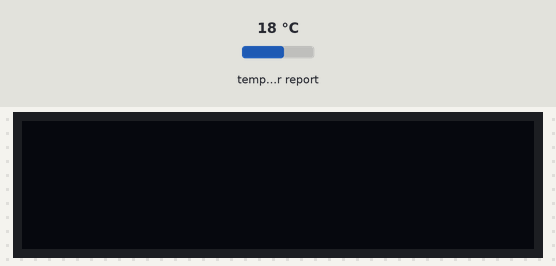
Recording of a program running on a simulated ESP32 board running MicroPython. On the bench: 128×32 one-colour display. The inputs (shaded band) are chosen by the test bench; at power-on: temperature in the web weather report 18 °C. WiFi joins after 1.5 s; requests to the public web service named in the program get a made-up reply in its usual format after 0.4 s (London, UTC, broken clouds, 64 % humidity, 1013 hPa unless stated); what the program prints to the serial console is not drawn.

Above: at 1.2 s.
1.3 s: temperature in the web weather report set to -14 °C
At 2.23 s:
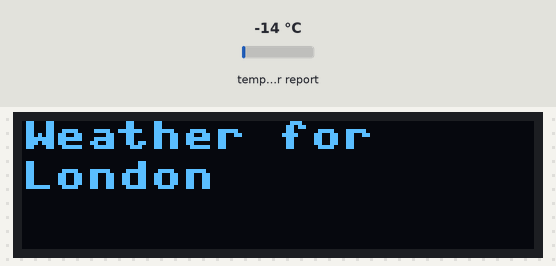
At 3.8 s:
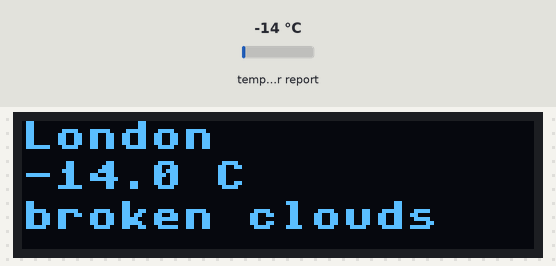
Timing chart, 0 to 5.3 s (numbered marks = the images above; inputs shaded):
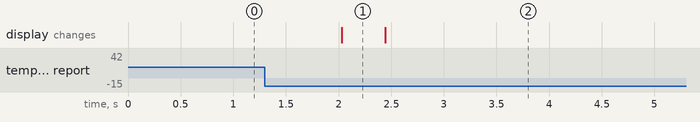

Measured:
- what the display in image 1 shows lasts 0.4 s, from 2.0 s to 2.4 s

The program:

lab4_check3.py
```python
from machine import I2C, Pin
import ssd1306
import network
import utime
try:
    import urequests as requests
except ImportError:
    import requests

WIFI_SSID = "Columbia University"
WIFI_PASSWORD = ""
OWM_API_KEY = ""

i2c = I2C(0, sda=Pin(22), scl=Pin(20), freq=400000)
oled = ssd1306.SSD1306_I2C(128, 32, i2c)

def show(*lines):
    oled.fill(0)
    for i, line in enumerate(lines):
        oled.text(line[:16], 0, i * 10)
    oled.show()

def connect_wifi(timeout_s=20):
    wlan = network.WLAN(network.STA_IF)
    wlan.active(True)
    if not wlan.isconnected():
        wlan.connect(WIFI_SSID, WIFI_PASSWORD)
        start = utime.ticks_ms()
        while not wlan.isconnected():
            if utime.ticks_diff(utime.ticks_ms(), start) > timeout_s * 1000:
                raise OSError("Wi-Fi timeout")
            utime.sleep_ms(200)
    return wlan

def get_location():
    r = requests.get("http://ip-api.com/json")
    data = r.json()
    r.close()
    return data["lat"], data["lon"], data.get("city", "")

def get_weather(lat, lon):
    url = ("http://api.openweathermap.org/data/2.5/weather?lat=%s&lon=%s"
           "&units=metric&appid=%s" % (lat, lon, OWM_API_KEY))
    r = requests.get(url)
    data = r.json()
    r.close()
    print("weather:", data)
    return data["main"]["temp"], data["weather"][0]["description"]

try:
    connect_wifi()
    lat, lon, city = get_location()
    show("Weather for", city)
    temp, desc = get_weather(lat, lon)
    show(city, "%.1f C" % temp, desc)
except Exception as e:
    print("error:", e)
    show("Error:", str(e))
    raise
```
